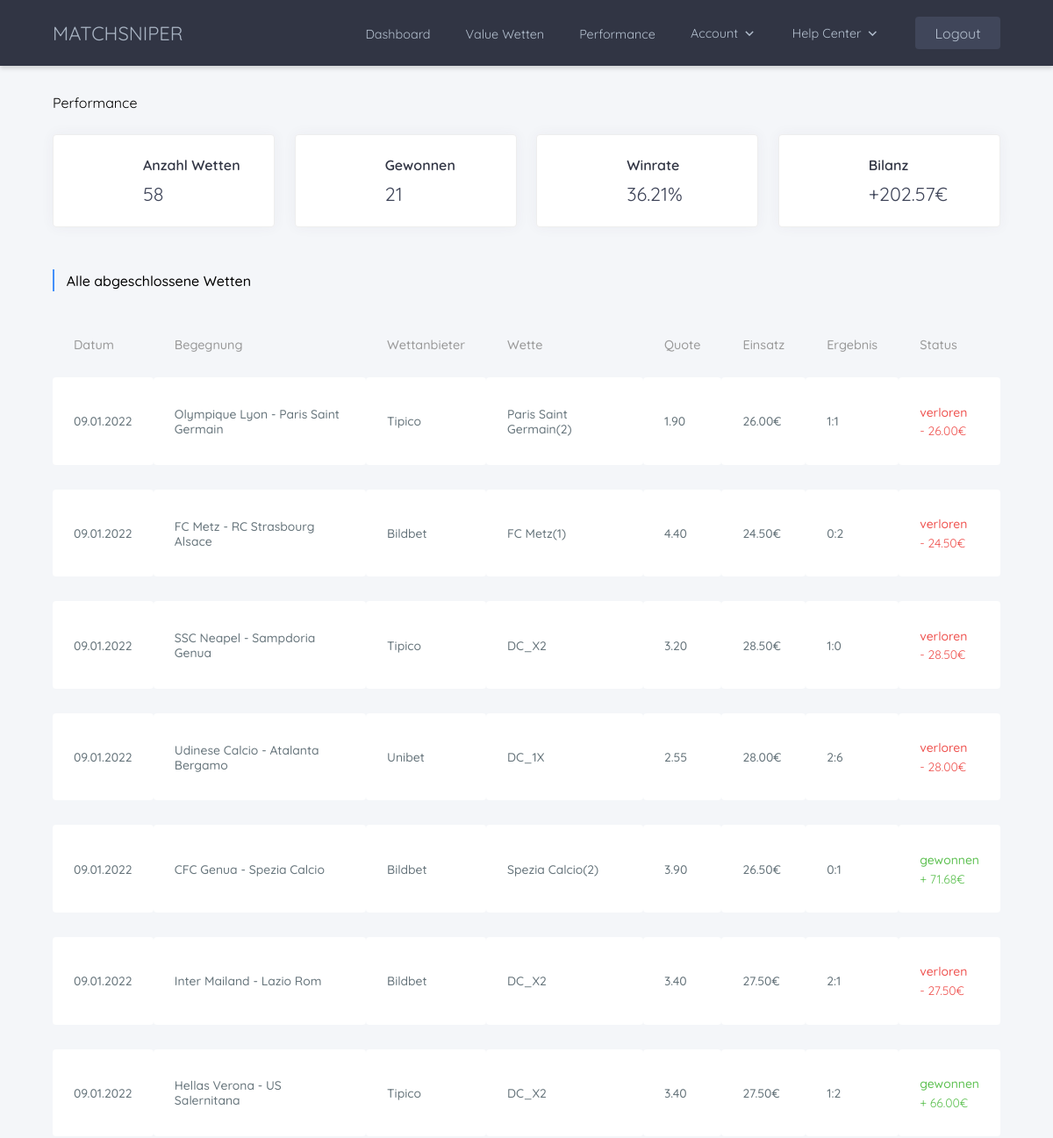
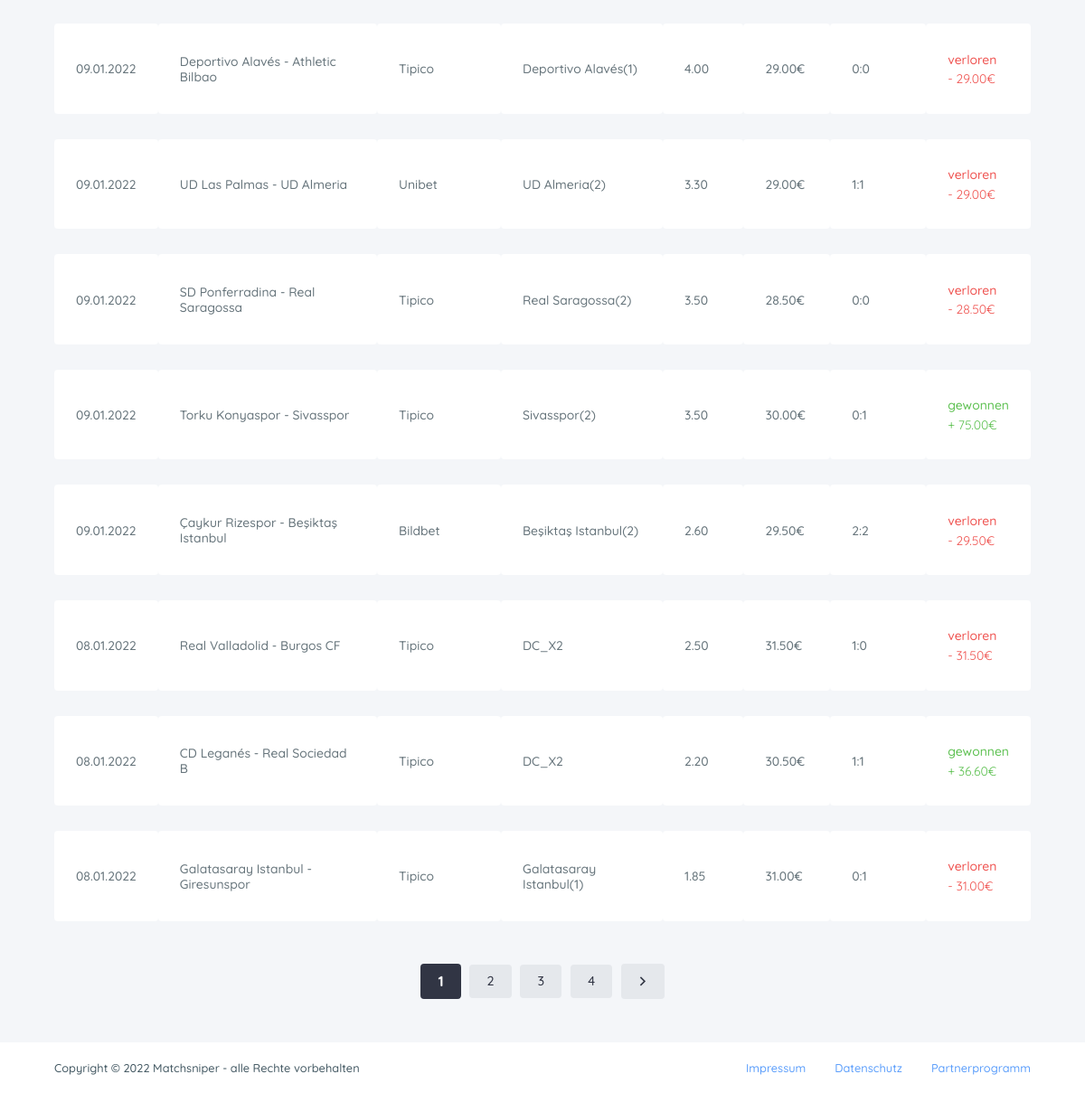
/performance/ (signed in), run on the app's committed database (2 pictures, top to bottom).
### bets/models.py (models this page shows, shortened)
class Bet(models.Model):
    match = models.ForeignKey(
        Match, null=True, blank=True, on_delete=models.CASCADE)
    owner = models.ForeignKey(
        Account, null=True, blank=True, on_delete=models.CASCADE)
    bookie = models.ForeignKey(
        Bookie, null=True, blank=True, on_delete=models.CASCADE)
    bet_type = models.CharField(max_length=50, null=True, blank=True)
    odd = models.DecimalField(
        max_digits=4, decimal_places=2, null=True, blank=True)
    stake = models.DecimalField(
        max_digits=8, decimal_places=2, null=True, blank=True)
    result = models.CharField(max_length=10, null=True, blank=True)
    created = models.DateTimeField(auto_now_add=True)
    id = models.UUIDField(default=uuid.uuid4, unique=True,
                          primary_key=True, editable=False)
    class Meta:
        ordering = ["match"]
    @property
    def win_amount(self):
        amount = -1 * self.stake
        if self.match.status == "ended":
            if self.result == "won":
                if self.bookie.tax:
                    factor = Decimal(0.95)
                else:
                    factor = Decimal(1)
                amount += self.stake * self.odd * factor
            return abs(round(amount, 2))
        else:
            return "-"
    @property
    def bet_string(self):
        if self.bet_type == "home":
            return self.match.home_team + "(1)"
        elif self.bet_type == "away":
            return self.match.away_team + "(2)"
        elif self.bet_type == "draw":
            return "Unentschieden(X)"
        else:
            return self.bet_type

class Match(models.Model):
    league = models.CharField(max_length=50, null=True, blank=True)
    date = models.DateField(
        auto_now=False, auto_now_add=False, null=True, blank=True)
    home_team = models.CharField(max_length=100, null=True, blank=True)
    away_team = models.CharField(max_length=100, null=True, blank=True)
    oddspedia_match_id = models.CharField(max_length=15, null=True, blank=True)
    home_goals = models.IntegerField(null=True, blank=True)
    away_goals = models.IntegerField(null=True, blank=True)
    status = models.CharField(max_length=30, null=True, blank=True)
    created = models.DateTimeField(auto_now_add=True)
    id = models.UUIDField(default=uuid.uuid4, unique=True,
                          primary_key=True, editable=False)
    class Meta:
        verbose_name_plural = "Matches"
        unique_together = [["league", "date", "home_team", "away_team"]]
        ordering = ["-date", "league"]
    @property
    def league_name(self):
        league_names = {
            "germany_1": "DE - 1. Bundesliga",
            "germany_2": "DE - 2. Bundesliga",
            "germany_3": "DE - 3. Liga",
            "turkey_1": "TUR - Süper Lig",
            "spain_1": "ESP - La Liga Primera División",
            "spain_2": "ESP - Segunda División",
            "england_1": "ENG - Premier League",
            "england_2": "ENG - EFL Championship",
            "france_1": "FR - Ligue 1",
            "italy_1": "ITA - Serie A",
            "netherlands_1": "NED - Eredivisie",
            "belgium_1": "BEL - Division 1A",
            "norway_1": "NOR - Eliteserien",
            "sweden_1": "SWE - Fotbollsallsvenskan",
            "USA": "USA - Major League Soccer",
            "denmark_1": "DEN - Superliga",
            "champions_league": "EU - UEFA Champions League",
            "europa_league": "EU - UEFA Europa League",
            "euro_2020": "Europameisterschaft 2020/2021"
        }
        return league_names[self.league]

### accounts/models.py (models this page shows, shortened)
class Bookie(models.Model):
    BOOKIE_NAMES = (
        (None, "Wettanbieter auswählen"),
        ("bet-at-home", "Bet-At-Home"),
        ("bet365", "Bet365"),
        ("betway", "Betway"),
        ("bwin", "Bwin"),
        ("interwetten", "Interwetten"),
        ("unibet", "Unibet"),
        ("comeon", "ComeOn"),
        ("sunmaker", "Sunmaker"),
        ("bet3000", "Bet3000"),
        ("tipico", "Tipico"),
        ("xtip", "X-Tip"),
        ("bildbet", "BildBet"),
    )
    owner = models.ForeignKey(
        Account, on_delete=models.CASCADE, null=True, blank=True)
    name = models.CharField(max_length=50, null=True,
                            blank=True, choices=BOOKIE_NAMES)
    invested_stake = models.DecimalField(
        max_digits=8, decimal_places=2, null=True, blank=True)
    withdrawed_stake = models.DecimalField(
        max_digits=8, decimal_places=2, null=True, blank=True)
    tax = models.BooleanField(null=True, blank=True)
    created = models.DateTimeField(auto_now_add=True)
    id = models.UUIDField(default=uuid.uuid4, unique=True,
                          primary_key=True, editable=False)
    class Meta:
        ordering = ["owner", "name"]

### bets/views.py (the view)
# urls.py: path('performance/', views.performance, name="performance"),
@login_required(login_url="login")
def performance(request):
    account = request.user.account
    performance_data = get_performance(request)
    all_user_bets = account.bet_set.exclude(result="open")
    finished_bets, custom_page_range = paginate_bets(
        request, bets_query_set=all_user_bets, results_per_page=15)
    context = {
        "bets": finished_bets,
        "performance": performance_data,
        "custom_page_range": custom_page_range,
    }
    return render(request, 'bets/performance2.html', context=context)

### accounts/models.py (called while the page is built)
    @property
    def has_unseen_answers(self):
        support = self.support_set.filter(answered=True, seen=False)
        if len(support) > 0:
            has_unseen = True
        else:
            has_unseen = False
        return has_unseen

### bets/templatetags/custom_tags.py (called while the page is built)
def datetimeformat(datetime_object):
    date = datetime.strftime(datetime_object, "%d.%m.%Y")
    return date

### bets/templates/bets/performance2.html (shortened to what this page needs)
{% extends 'base.html' %}
{% load custom_tags %}
{% load static %}
{% block styles %}
<link rel="stylesheet" type="text/css" media="screen" href="{% static 'css/base.css' %}"/>
<link rel="stylesheet" type="text/css" media="screen" href="{% static 'css/dashboard.css' %}"/>
<link rel="stylesheet" type="text/css" media="screen" href="{% static 'css/singleBookie.css' %}"/>
<link rel="stylesheet" type="text/css" media="screen" href="{% static 'css/performance.css' %}"/>
<link rel="stylesheet" type="text/css" media="screen" href="{% static 'css/pagination.css' %}" />
{% endblock styles %}
{% block content %}
<div class="mainContent">
    <div class="pageTitleSection">
        <p class="pageTitle">Performance</p>
    </div>
    <div class="summarySection">
        <div class="dashboardCard summaryCard">
            <div class="summaryItems">
                <p class="cardTitle">Anzahl Wetten</p>
                <p class="cardValue">{{performance.bet_count}}</p>
            </div>
        </div>
        <div class="dashboardCard summaryCard">
            <div class="summaryItems">
                <p class="cardTitle">Gewonnen</p>
                <p class="cardValue">{{performance.wins}}</p>
            </div>
        </div>
        <div class="dashboardCard summaryCard">
            <div class="summaryItems">
                <p class="cardTitle">Winrate</p>
                <p class="cardValue">{{performance.winrate}}%</p>
            </div>
        </div>
        <div class="dashboardCard summaryCard">
            <div class="summaryItems">
                <p class="cardTitle">Bilanz</p>
                <p class="cardValue" id="scroll2bets">{{performance.profit_sign}}{{performance.profit}}€</p>
            </div>
        </div>
    </div>
    <div class="bookieBetsTitleSection">
        <span class="titleLine"></span>
        <p class="bookieBetsTitle">Alle abgeschlossene Wetten</p>
    </div>
    <div class="bookieBetsSection">
        {% if bets|length == 0 %}
            <p class="noBetAvailible">Noch keine Wetten!</p>
        {% else %}
            <table>
                <thead>
                    <tr>
                        <th>Datum</th>
                        <th>Begegnung</th>
                        <th>Wettanbieter</th>
                        <th>Wette</th>
                        <th>Quote</th>
                        <th>Einsatz</th>
                        <th>Ergebnis</th>
                        <th>Status</th>
                    </tr>
                </thead>
                <tbody>
                    {% for bet in bets %}
                    <tr class="{{bet.result}} matchData">
                        <td class="desktop">
                            <p>{{bet.match.date|datetimeformat}}</p>
                        </td>
                        <td>
                            <p class="matchup" data-tooltip="{{bet.match.league_name}}">{{bet.match.home_team}} - {{bet.match.away_team}}</p>
                        </td>
                        <td>{{bet.bookie.name.capitalize}}</td>
                        <td>{{bet.bet_string}}</td>
                        <td>{{bet.odd}}</td>
                        <td>{{bet.stake}}€</td>
                        {% if bet.result == "open" %}
                            <td>-</td>
                            <td>
                                <p class="open">offen</p>
                            </td>
                        {% elif bet.result == "lost" %}
                            <td>{{bet.match.home_goals}}:{{bet.match.away_goals}}</td>
                            <td>
                                <p class="lost">verloren</p>
                                <p class="lost amount">- {{bet.win_amount}}€</p>
                            </td>
                        {% else %}
                            <td>{{bet.match.home_goals}}:{{bet.match.away_goals}}</td>
                            <td>
                                <p class="won">gewonnen</p>
                                <p class="won amount">+ {{bet.win_amount}}€</p>
                            </td>
                        {% endif%}
                    </tr>
                    {% endfor %}
                </tbody>
            </table>
        {% endif %}
    </div>
    {% include 'pagination.html' with queryset=bets custom_page_range=custom_page_range %}
</div>
{% endblock content %}

### static/css/base.css (style rules this page uses)
:root { --mainColor: #313544; --secColor: #40465a; --accentColor: #4490fa; --linkColor: #0099ff; --cardTitleColor: #455a64; --maxWidth: 1080px; --navHeight: 75px; --navGap: 3.5rem; --footerHeight: 3.5rem; }
html { scroll-behavior: smooth; }
* { margin: 0rem; font-family: Quicksand, sans-serif; font-weight: 400; }
main .mainContent { max-width: var(--maxWidth); margin: 0 auto; min-height: calc(100vh - 3rem - var(--footerHeight)); background-color: #f4f6f9; padding-bottom: 3rem; }
main .pageTitleSection { padding: calc(var(--navHeight) + 2rem) 0 0; display: flex; align-items: center; justify-content: space-between; }
@media only screen and (max-width: 1360px) { :root { --maxWidth: 90%; --navGap: 2.5rem; } }
@media only screen and (max-width: 1360px) { html { font-size: 100%; } }

### static/css/dashboard.css (style rules this page uses)
main .summarySection { display: grid; grid-template-columns: repeat(4, 1fr); grid-column-gap: 1.4rem; }
main .dashboardCard { margin: 1.6rem 0 0; background-color: #fff; padding: 1.8rem 1.2rem; border: 1px solid #eee; border-radius: 4px; box-shadow: 0px 0px 15px 0px rgb(82 63 105 / 5%); }
main .summarySection .summaryCard { display: flex; align-items: center; padding: 1.5rem 0.5rem; }
main .summaryCard .summaryItems { display: flex; flex-direction: column; }
main .summaryCard .summaryItems .cardTitle { color: var(--mainColor); font-weight: 550; margin-bottom: 0.6rem; }
main .summaryCard .summaryItems .cardValue { color: var(--secColor); font-size: 1.35rem; }
main span.titleLine { width: 2.2px; background-color: var(--accentColor); height: 25px; display: inline-block; vertical-align: middle; margin-right: 0.6rem; }

### static/css/singleBookie.css (style rules this page uses)
main .bookieBetsTitleSection { margin: 3rem 0 1rem; display: flex; align-items: center; }
main .bookieBetsTitleSection .titleLine { margin-right: 0.85rem; }
main .bookieBetsTitleSection p.bookieBetsTitle { font-weight: 500; }
main .bookieBetsSection { padding-top: 0.5rem; }
main .bookieBetsSection table { border-spacing: 0 1.75rem !important; border-collapse: separate; background-color: transparent; width: 100%; }
main .bookieBetsSection table tr { text-align: left; font-size: 0.9rem; }
main .bookieBetsSection table th { color: #999; font-weight: 500; vertical-align: bottom; border: 0; }
main .bookieBetsSection table th, main .bookieBetsSection table td { padding: 1.75rem 1.5rem; }
main .bookieBetsSection table th { padding-top: 0rem; padding-bottom: 0rem; }
main .bookieBetsSection table tbody tr { transition: background-color 0.2s ease-in-out; background-color: #fff; }
main .bookieBetsSection table td { font-size: 0.87rem; border: 0 solid #eee; border-top-left-radius: 4px; border-bottom-left-radius: 4px; border-top-right-radius: 4px; border-bottom-right-radius: 4px; }
main .bookieBetsSection table td, main .bookieBetsSection table td p { font-weight: 500; color: #67757c; }
main .bookieBetsSection table td p { padding: 0.15rem 0; }
main .bookieBetsSection table tbody p.won { color: #5ec152; }
main .bookieBetsSection table tbody p.lost { color: #ef5350; }
main .bookieBetsSection table tbody p.amount { font-weight: 400; }
main .bookieBetsSection table tbody td p.matchup { position: relative; }
main .bookieBetsSection table tbody td p.matchup::before { pointer-events: none; content: attr(data-tooltip); position: absolute; opacity: 0; top: -41px; left: 0%; min-width: 140px; text-align: center; font-size: 0.75rem; background-color: #fff; box-shadow: 1px 2px 7px rgb(0 0 0 / 8%); border-radius: 2px; padding: 8px 6px; color: #777; font-weight: 500; transition: 0.2s all ease; }
main .bookieBetsSection table tbody td p.matchup::after { pointer-events: none; opacity: 0; content: ""; position: absolute; left: 16%; bottom: 25px; width: 0; height: 0; margin-left: -7px; border-color: hsla(0, 0%, 100%, 0.95) transparent transparent; border-style: solid; border-width: 7px 7px 0; transition: 0.2s all ease; }

### data on the page
Bet: match "09.01.2022", match.home_team "Olympique Lyon", match.away_team "Paris Saint Germain", bookie.name "Tipico", bet_string "Paris Saint Germain(2)", odd "1.90", stake "26.00", match.home_goals "1", match.away_goals "1", win_amount "26.00"
Bet: match "09.01.2022", match.home_team "FC Metz", match.away_team "RC Strasbourg Alsace", bookie.name "Bildbet", bet_string "FC Metz(1)", odd "4.40", stake "24.50", match.home_goals "0", match.away_goals "2", win_amount "24.50"
Bet: match "09.01.2022", match.home_team "SSC Neapel", match.away_team "Sampdoria Genua", bookie.name "Tipico", bet_string "DC_X2", odd "3.20", stake "28.50", match.home_goals "1", match.away_goals "0", win_amount "28.50"
Bet: match "09.01.2022", match.home_team "Udinese Calcio", match.away_team "Atalanta Bergamo", bookie.name "Unibet", bet_string "DC_1X", odd "2.55", stake "28.00", match.home_goals "2", match.away_goals "6", win_amount "28.00"
Bet: match "09.01.2022", match.home_team "CFC Genua", match.away_team "Spezia Calcio", bookie.name "Bildbet", bet_string "Spezia Calcio(2)", odd "3.90", stake "26.50", match.home_goals "0", match.away_goals "1", win_amount "71.68"
Bet: match "09.01.2022", match.home_team "Inter Mailand", match.away_team "Lazio Rom", bookie.name "Bildbet", bet_string "DC_X2", odd "3.40", stake "27.50", match.home_goals "2", match.away_goals "1", win_amount "27.50"
Bet: match "09.01.2022", match.home_team "Hellas Verona", match.away_team "US Salernitana", bookie.name "Tipico", bet_string "DC_X2", odd "3.40", stake "27.50", match.home_goals "1", match.away_goals "2", win_amount "66.00"
Bet: match "09.01.2022", match.home_team "Deportivo Alavés", match.away_team "Athletic Bilbao", bookie.name "Tipico", bet_string "Deportivo Alavés(1)", odd "4.00", stake "29.00", match.home_goals "0", match.away_goals "0", win_amount "29.00"
Bet: match "09.01.2022", match.home_team "UD Las Palmas", match.away_team "UD Almeria", bookie.name "Unibet", bet_string "UD Almeria(2)", odd "3.30", stake "29.00", match.home_goals "1", match.away_goals "1", win_amount "29.00"
Bet: match "09.01.2022", match.home_team "SD Ponferradina", match.away_team "Real Saragossa", bookie.name "Tipico", bet_string "Real Saragossa(2)", odd "3.50", stake "28.50", match.home_goals "0", match.away_goals "0", win_amount "28.50"
Bet: match "09.01.2022", match.home_team "Torku Konyaspor", match.away_team "Sivasspor", bookie.name "Tipico", bet_string "Sivasspor(2)", odd "3.50", stake "30.00", match.home_goals "0", match.away_goals "1", win_amount "75.00"
Bet: match "09.01.2022", match.home_team "Çaykur Rizespor", match.away_team "Beşiktaş Istanbul", bookie.name "Bildbet", bet_string "Beşiktaş Istanbul(2)", odd "2.60", stake "29.50", match.home_goals "2", match.away_goals "2", win_amount "29.50"
Bet: match "08.01.2022", match.home_team "Real Valladolid", match.away_team "Burgos CF", bookie.name "Tipico", bet_string "DC_X2", odd "2.50", stake "31.50", match.home_goals "1", match.away_goals "0", win_amount "31.50"
Bet: match "08.01.2022", match.home_team "CD Leganés", match.away_team "Real Sociedad B", bookie.name "Tipico", bet_string "DC_X2", odd "2.20", stake "30.50", match.home_goals "1", match.away_goals "1", win_amount "36.60"
Bet: match "08.01.2022", match.home_team "Galatasaray Istanbul", match.away_team "Giresunspor", bookie.name "Tipico", bet_string "Galatasaray Istanbul(1)", odd "1.85", stake "31.00", match.home_goals "0", match.away_goals "1", win_amount "31.00"

### other printed values
{{ performance.bet_count }} "58"
{{ performance.wins }} "21"
{{ performance.winrate }} "36.21"
{{ performance.profit_sign }} "+"
{{ performance.profit }} "202.57"
{{ page }} "1"
{{ page }} "2" "3" "4"
